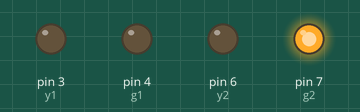
The sketch below on a simulated Arduino Uno, built with avr-gcc and run on an emulated ATmega328P. Parts: output pins drawn as LEDs (lit = HIGH). Pins used as bus, display or sensor lines are not drawn.

Above: at 1.5 s.
At 3.2 s:
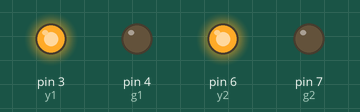
At 5.0 s:
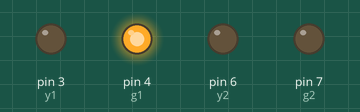
Timing chart, 0 to 8.5 s (numbered marks = the images above):
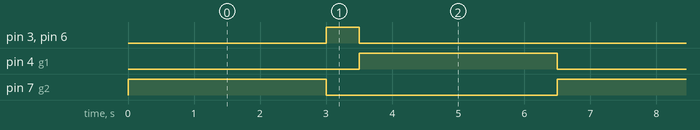

The sketch:

twoway_traffic.ino
```cpp
    int r1= 2;  //port declaration
    int y1= 3;
    int g1= 4;
    int r2= 5;
    int y2= 6;
    int g2= 7;


void setup() {


  pinMode(r1,OUTPUT);  //port state
  pinMode(g1,OUTPUT);
  pinMode(y1,OUTPUT);
  pinMode(r2,OUTPUT);
  pinMode(g2,OUTPUT);
  pinMode(y2,OUTPUT);
}

void loop() {
   digitalWrite(r1,HIGH);   //1st way
   digitalWrite(y1,LOW);
   digitalWrite(g1,LOW);

   digitalWrite(r2,LOW);   //2nd way
   digitalWrite(y2,LOW);
   digitalWrite(g2,HIGH);
      delay(3000);

   digitalWrite(r1,LOW);    //1st way
   digitalWrite(y1,HIGH);
   digitalWrite(g1,LOW);

   digitalWrite(r2,LOW);    //2nd way
   digitalWrite(y2,HIGH);
   digitalWrite(g2,LOW);
      delay(500);

   digitalWrite(r1,LOW);    //1st way
   digitalWrite(y1,LOW);
   digitalWrite(g1,HIGH);

   digitalWrite(r2,HIGH);   //2nd way
   digitalWrite(y2,LOW);
   digitalWrite(g2,LOW);
     delay(3000);
  }
```

Measured:
- by itself, pin 3 (y1), pin 6 (y2): alternates HIGH for 0.50 s and LOW for 6.0 s
- by itself, pin 4 (g1), pin 7 (g2): alternates HIGH for 3.0 s and LOW for 3.5 s
- by itself, everything shown: repeats every 6.5 s, in 3 steps
